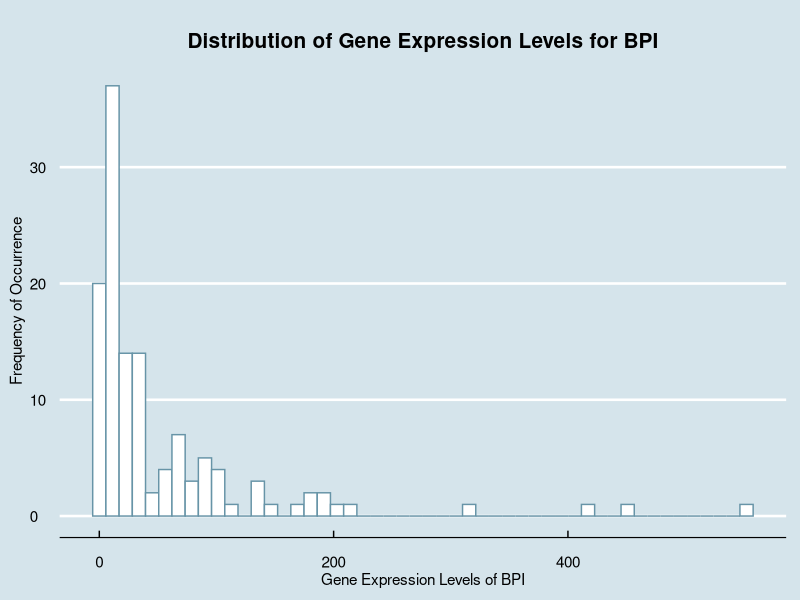
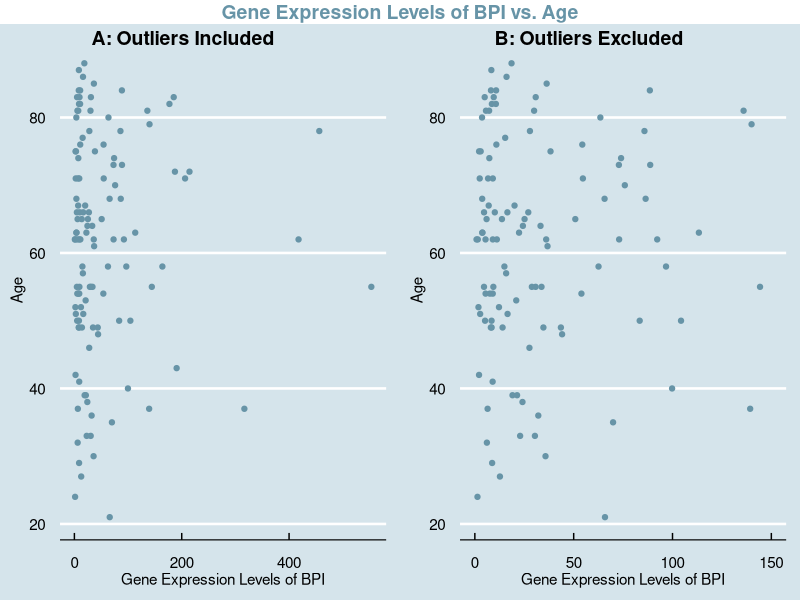
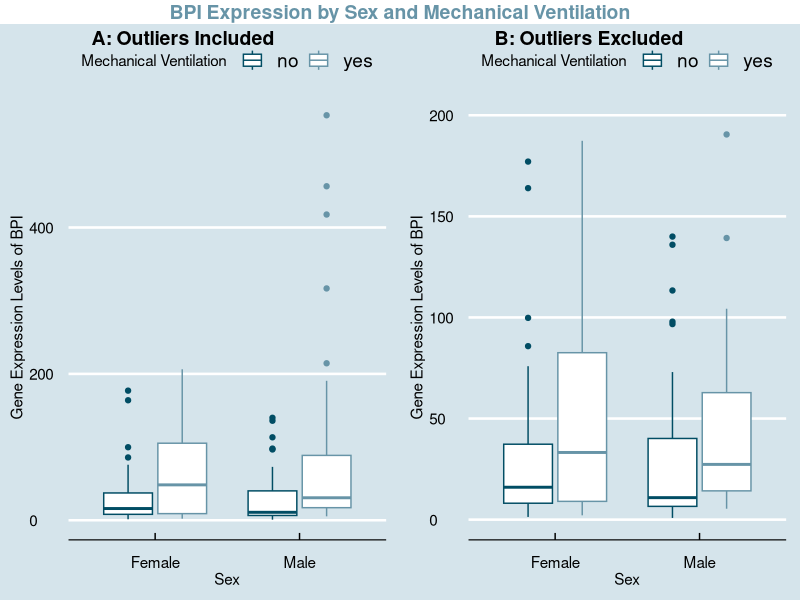

Here is the R script that generated these plots, in order:
## ---- chunk 1
knitr::opts_chunk$set(echo = TRUE)
library(ggplot2)
library(ggthemes)
library(ggpubr)
library(gridExtra)
library(dplyr)
## ---- chunk 2
metadata <- read.csv("QBS103_finalProject_metadata.csv", row.names = 1)
gene_exp <- read.csv("QBS103_finalProject_geneExpression.csv", row.names = 1)
## ---- chunk 3
#chosen gene: BPI - bactericidal permeability increasing protein - Plays a role in the immune response against bacterial infections, can kill the bacterial by targeting their cell membrane and can also increase permeability of cell membranes, encodes a lipopolysaccharide binding protein and helps with regulating inflammatory responses

BPI <- gene_exp["BPI",]
BPI <- as.data.frame(t(BPI)) #transposes the matrix
metadata_BPI <- cbind(metadata, BPI) #creates one data frame with all BPI data
metadata_BPI$age <- as.integer(metadata_BPI$age)
head(metadata_BPI)
## ---- chunk 4
#creates histogram of BPI

ggplot(metadata_BPI, aes(x = BPI)) + geom_histogram(color = "#6794a7", fill = "white", bins = 50) + 
  labs(x = "Gene Expression Levels of BPI", y = "Frequency of Occurrence", title = "Distribution of Gene Expression Levels for BPI") + 
  theme_economist() + 
  scale_fill_economist() + 
  theme(plot.title = element_text(size=15, face="bold", margin = margin(10, 0, 10, 0), hjust = (0.5)), axis.title.x = element_text(vjust=-0.40), axis.title.y= element_text(vjust=2 ))

# interpretation - shows the distribution of BPI gene expression in the samples. there are more studies with lower gene expression levels of BPI with a smaller amount of samples showing higher levels of expression levels. the majority of samples are seen below the threshold of 200.
## ---- chunk 5
#chosen continuous covariate: age

#creates scatterplot with BPI and age
scatter_outliers <- ggplot(metadata_BPI, aes(x = BPI, y = age)) + 
  geom_point(color = "#6794a7", fill = "white") + 
  labs(x = "Gene Expression Levels of BPI", y = "Age") + 
  theme_economist() + 
  scale_fill_economist() + 
  theme(plot.title = element_text(size=12, face="bold", margin = margin(10, 0, 10, 0)), axis.title.x = element_text(vjust=-0.40), axis.title.y= element_text(vjust=2)) 

#creates scatterplot with BPI and age and sets x-axis range from 0 to 150 for easier viewing
scatter_no_outliers <- ggplot(metadata_BPI, aes(x = BPI, y = age)) + 
  geom_point(color = "#6794a7", fill = "white") + 
  labs(x = "Gene Expression Levels of BPI", y = "Age") + 
  theme_economist() + 
  scale_fill_economist() + 
  theme(plot.title = element_text(size=12, face="bold", margin = margin(10, 0, 10, 0)), axis.title.x = element_text(vjust=-0.40), axis.title.y= element_text(vjust=2)) + 
  xlim(0, 150)

#creates scatterplot of both previous plots combined
new_scatter <- ggarrange(scatter_outliers, scatter_no_outliers,ncol=2, labels = c("A: Outliers Included", "B: Outliers Excluded")) 

#adds title to the combined plot
annotate_figure(new_scatter, top = text_grob("Gene Expression Levels of BPI vs. Age", color = "#6794a7", face = "bold", size = 14))

#interpretation - shows the relationship between BPI gene expression and ages of individuals sampled. there is not necessarily a clear relationship that can be observed in this graph without further analysis. the points seem to be clustered towards the lower gene expression levels around ages 50-85.
## ---- chunk 6
#chosen categorical covariates: sex and mechanical ventilation

#create new dataset with the row of data where sex = "unknown"
unknown_removed <- metadata_BPI
unknown_removed <- metadata_BPI[metadata_BPI$sex != " unknown", ]

#creates scatterplot with BPI, sex, and mechanical ventilation
box_outliers <- ggplot(unknown_removed,aes(x = sex,y = BPI, color = mechanical_ventilation)) + geom_boxplot() + scale_x_discrete(labels = c("Female", "Male")) + labs(x = "Sex", y = "Gene Expression Levels of BPI", color = "Mechanical Ventilation") + theme_economist() + scale_color_manual(values = c('#014d64','#6794a7')) + theme(plot.title = element_text(size=15, face="bold", margin = margin(10, 0, 10, 0), hjust = (0.5)), axis.title.x = element_text(vjust=-0.40), axis.title.y= element_text(vjust=2)) 

#creates scatterplot with BPI, sex, and mechanical ventilation and sets y-axis range from 0 to 200 for easier viewing
box_no_outliers <- ggplot(unknown_removed,aes(x = sex,y = BPI, color = mechanical_ventilation)) + geom_boxplot() + scale_x_discrete(labels = c("Female", "Male")) + labs(x = "Sex", y = "Gene Expression Levels of BPI", color = "Mechanical Ventilation") + theme_economist() + scale_color_manual(values = c('#014d64','#6794a7')) + theme(plot.title = element_text(size=15, face="bold", margin = margin(10, 0, 10, 0), hjust = (0.5)), axis.title.x = element_text(vjust=-0.40), axis.title.y= element_text(vjust=2)) + ylim(0, 200)

#creates boxplot of both previous plots combined
new_box <- ggarrange(box_outliers, box_no_outliers,ncol=2, labels = c("A: Outliers Included", "B: Outliers Excluded"))

#adds title to the combined plot
annotate_figure(new_box, top = text_grob("BPI Expression by Sex and Mechanical Ventilation", color = "#6794a7", face = "bold", size = 14))

#interpretation - shows distribution of BPI gene expression across sexes and ventilation categories. from the graph on the right, we can see that the samples with mechanical ventilation have a higher mean gene expression level. this is true for both males and females. the mechanical ventilation groups have a higher iqr when compared to the groups without mechanical ventilation. the females from the study seem to have a higher mean gene expression level than the males.
